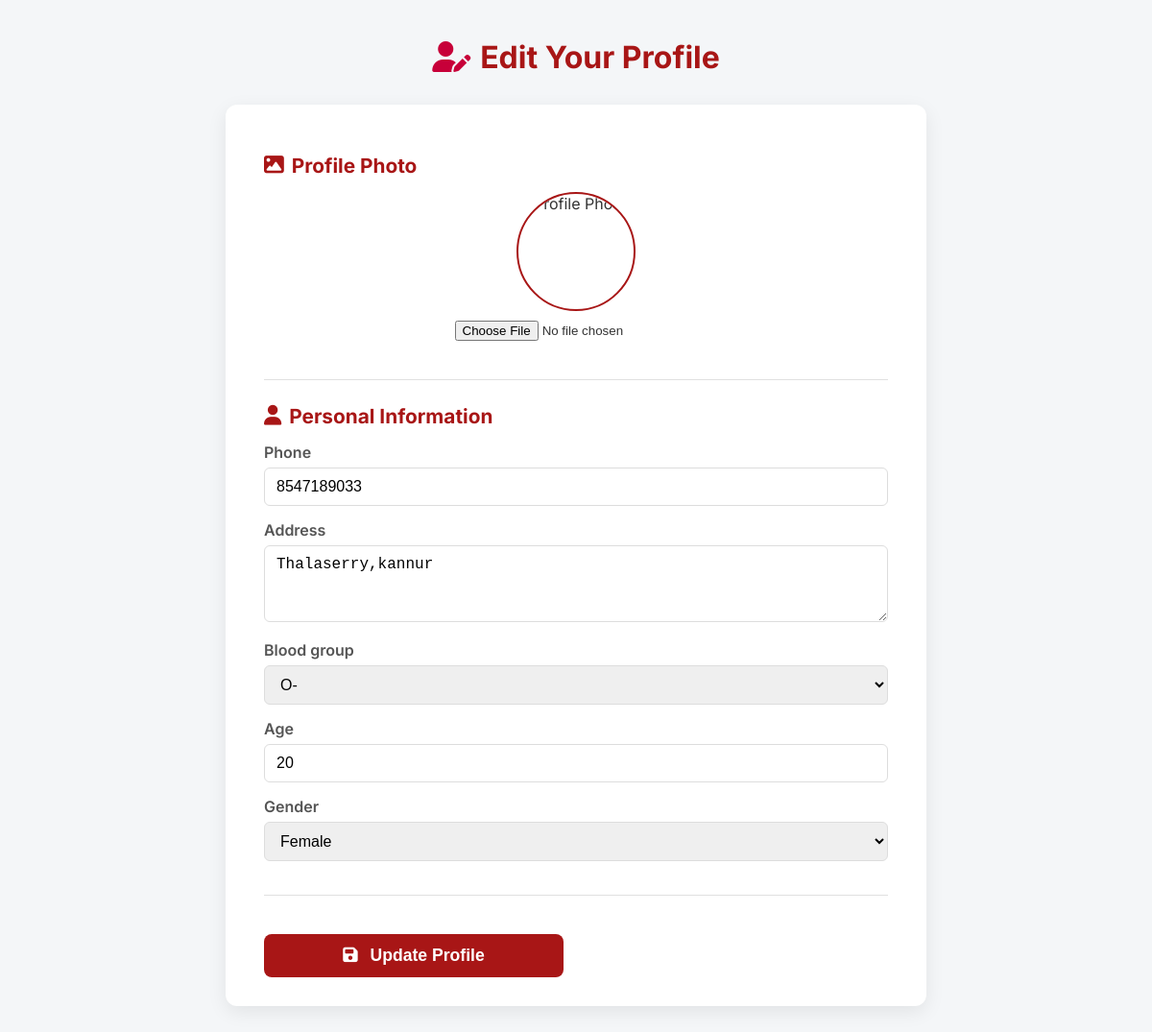
The app's page /donor/edit-profile/ (signed in) with its own data.
### bloodmanager/models.py (models this page shows, shortened)
class Donor(models.Model):
    user = models.OneToOneField(User, on_delete=models.CASCADE)
    phone = models.CharField(max_length=15)
    gender = models.CharField(max_length=10, choices=GENDER_CHOICES)
    blood_group = models.CharField(max_length=3, choices=BLOOD_GROUP_CHOICES)
    address = models.TextField()
    age = models.PositiveIntegerField()
    last_donation_date = models.DateField(null=True, blank=True)
    available = models.BooleanField(default=True)
    profile_photo = models.ImageField(
        upload_to='donor_photos/',
        null=True,
        blank=True
    )

### bloodmanager/views.py (the view)
# urls.py: path('donor/edit-profile/',views.donor_edit_profile,name='donor_edit_profile'),
@login_required
def donor_edit_profile(request):
    donor = request.user.donor
    if request.method == 'POST':
        form = DonorProfileForm(request.POST, request.FILES, instance=donor)
        if form.is_valid():
            form.save()
            messages.success(request, "Profile updated successfully!")
            return redirect('donor-dashboard')
    else:
        form = DonorProfileForm(instance=donor)
    return render(request, 'donor/donor_edit_profile.html', {'form': form})

### bloodmanager/forms.py
class DonorProfileForm(forms.ModelForm):
    class Meta:
        model = Donor
        fields = ['profile_photo', 'phone', 'address', 'blood_group', 'age', 'gender']
        widgets = {
            'profile_photo': forms.FileInput(attrs={'class': 'form-control'}),
            'phone': forms.TextInput(attrs={'class': 'form-control'}),
            'address': forms.Textarea(attrs={'class': 'form-control', 'rows': 3}),
            'blood_group': forms.Select(choices=BLOOD_GROUP_CHOICES, attrs={'class': 'form-control'}),
            'age': forms.NumberInput(attrs={'class': 'form-control'}),
            'gender': forms.Select(choices=GENDER_CHOICES, attrs={'class': 'form-control'}),
        }

### bloodmanager/templates/donor/donor_edit_profile.html (shortened to what this page needs)
{% load static %}
<!DOCTYPE html>
<html lang="en">
<head>
<link rel="stylesheet" href="https://cdnjs.cloudflare.com/ajax/libs/font-awesome/6.4.0/css/all.min.css">
</head>
<body>
<h2><i class="fas fa-user-edit" style="margin-right: 10px; color: var(--secondary-color)"></i>Edit Your Profile</h2>
<form method="POST" enctype="multipart/form-data">
    <div class="form-section">
        <h3><i class="fas fa-image"></i> Profile Photo</h3>
        <div class="profile-photo-container">
            {% if donor.profile_photo %}
                <img id="photoPreview" src="{{ donor.profile_photo.url }}" alt="Profile Photo" class="profile-photo-preview">
            {% else %}
                <img id="photoPreview" src="{% static 'images/default-user.png' %}" alt="Profile Photo" class="profile-photo-preview">
            {% endif %}
            <input type="file" name="profile_photo" id="id_profile_photo" accept="image/*" onchange="previewImage(event)">
        </div>
    </div>
    <div class="form-section">
        <h3><i class="fas fa-user"></i> Personal Information</h3>
        {% for field in form %}
            {% if field.name != "profile_photo" %}
            <div class="form-group">
                <label for="{{ field.id_for_label }}">{{ field.label }}</label>
                {{ field }}
            </div>
            {% endif %}
        {% endfor %}
    </div>
    <div style="display:flex; justify-content:space-between; flex-wrap:wrap;">
        <button type="submit">
            <i class="fas fa-save" style="margin-right: 8px;"></i> Update Profile
        </button>
    </div>
</form>
</body>
</html>

### bloodmanager/templates/donor/donor_edit_profile.html (style rules this page uses)
:root { --primary-color: #A81616; --secondary-color: #C70039; --background-light: #f4f6f8; --text-dark: #333; --border-light: #e0e0e0; --success-green: #388E3C; --card-shadow: 0 6px 20px rgba(0,0,0,0.08); }
body { font-family: 'Inter', sans-serif; background: var(--background-light); margin: 0; padding: 0; color: var(--text-dark); }
h2 { color: var(--primary-color); text-align: center; margin-top: 40px; margin-bottom: 30px; font-size: 2rem; }
form { max-width: 650px; margin: 0 auto 50px auto; padding: 30px 40px; background: #fff; border-radius: 12px; box-shadow: var(--card-shadow); }
.form-section { margin-bottom: 25px; border-bottom: 1px solid var(--border-light); padding-bottom: 20px; }
.form-section h3 { font-size: 1.3rem; color: var(--primary-color); margin-bottom: 15px; display: flex; align-items: center; gap: 8px; }
.form-group { margin-bottom: 15px; }
label { display: block; font-weight: 600; margin-bottom: 6px; color: #555; }
input[type="text"], input[type="email"], input[type="number"], input[type="password"], textarea, select { width: 100%; padding: 10px 12px; border-radius: 6px; border: 1px solid #ddd; font-size: 1rem; box-sizing: border-box; transition: border-color 0.3s, box-shadow 0.2s; }
textarea { resize: vertical; min-height: 80px; }
button[type="submit"], button[type="reset"] { width: 48%; padding: 12px; border-radius: 8px; font-size: 1.1rem; font-weight: 600; cursor: pointer; border: none; margin-top: 15px; transition: all 0.2s ease; }
button[type="submit"] { background: var(--primary-color); color: white; }
.profile-photo-container { display: flex; flex-direction: column; align-items: center; margin-bottom: 20px; }
.profile-photo-preview { width: 120px; height: 120px; border-radius: 50%; border: 2px solid var(--primary-color); object-fit: cover; margin-bottom: 10px; }

### records on screen
Donor: form "8547189033" "Thalaserry,kannur" "O-" "20" "Female"

### other values on screen
{{ field.label }} "Phone" "Address" "Blood group" "Age" "Gender"
